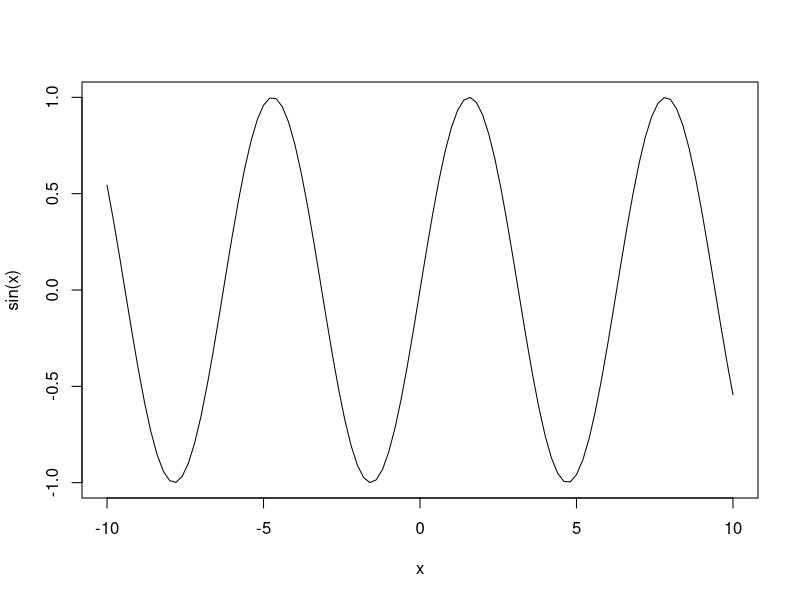
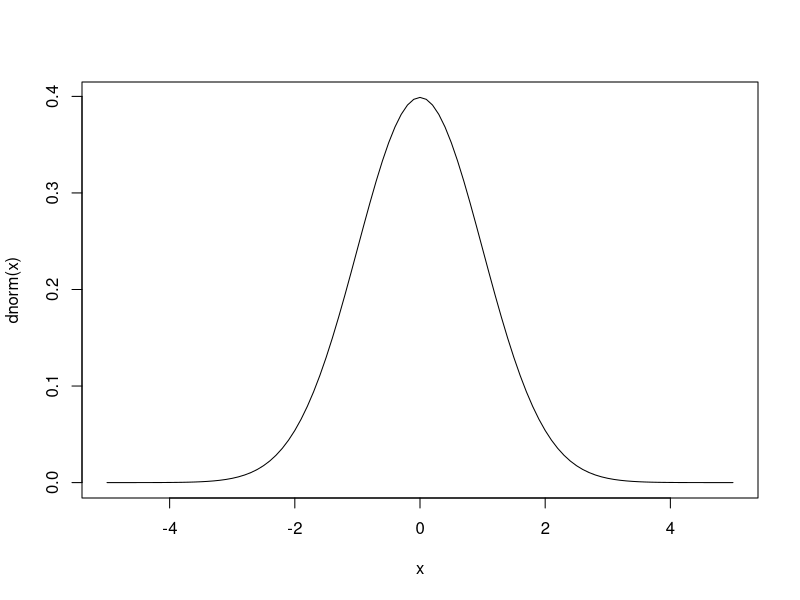
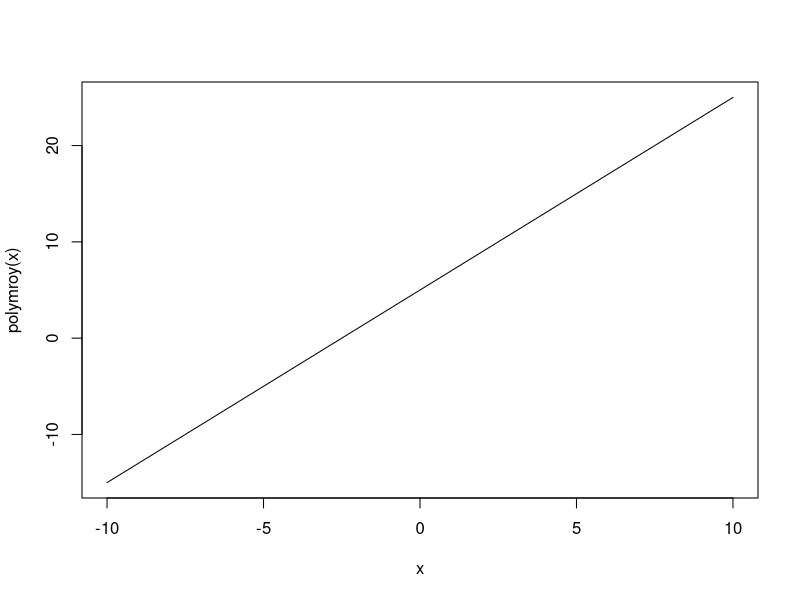
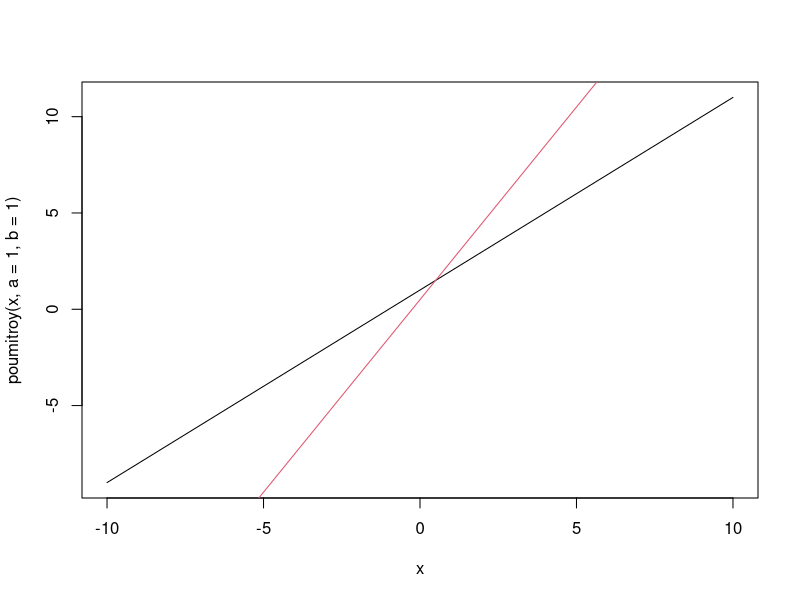
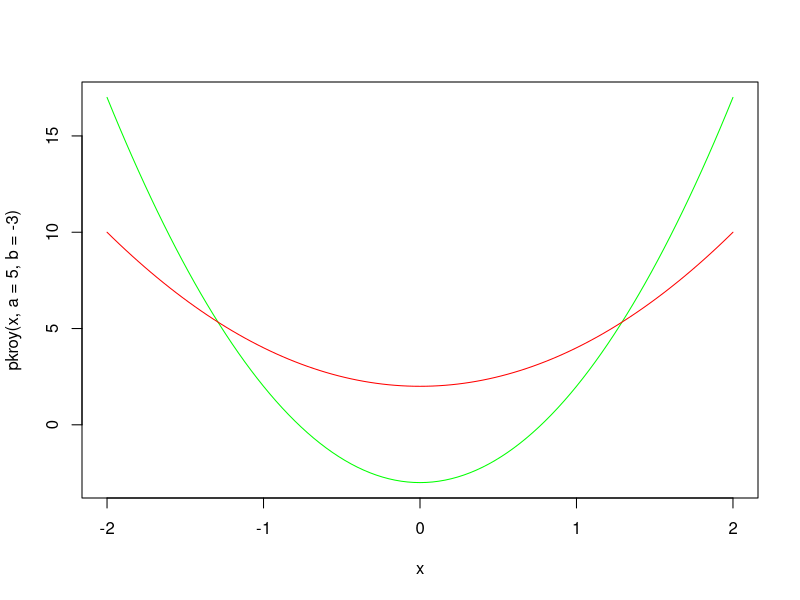

Recreate these plots in R, in order.
## ---- chunk 1
knitr::opts_chunk$set(echo = TRUE)
## ---- chunk 2
2+3
## ---- chunk 3
2*sin(2*pi)
## ---- chunk 4
curve(expr = sin, from = -10, to = 10)
curve(expr = dnorm, from = -5, to = 5)
polymroy = function(x) {
  y = 2*x + 5
  return(y)
}
curve(expr = polymroy, from = -10, to = 10)
poumitroy = function(x, a, b) {
  y = a*x + b
  return(y)
}
curve(expr = poumitroy(x, a = 1, b = 1), from = -10, to = 10, col = 1)
curve(expr = poumitroy(x, a = 2, b = 0.5), add = TRUE, col = 2)
pkroy = function(x, a, b) {
  y = a*x^2 + b
  return(y)
}
curve(expr = pkroy(x, a = 5, b = -3), from = -2, to = 2, col = "green")
curve(expr = pkroy(x, a = 2, b = 2), col = "red", add = TRUE)
